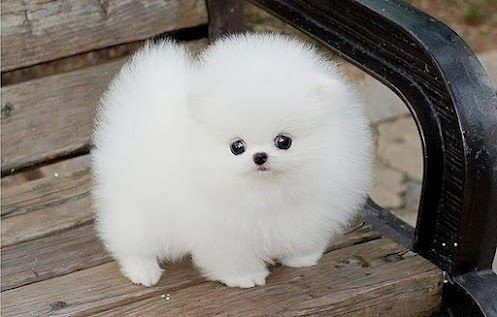
#> input picture OpenCV/images/dog.jpg, 497 x 317 px, found by its file name
$ python 06_image_resize.py
#> lines starting #> are read from the running program, lines starting #| are printed output that depends on the picture
import cv2

# 1. 이미지 읽기 (흑백으로 로드)
image = cv2.imread('OpenCV/images/dog.jpg')
#> image is the input picture: shape (317, 497, 3); mean B, G, R 123.1, 128.8, 134.5

# 1. 고정 크기로 조정 (가로 320, 세로 240)
dst_fixed = cv2.resize(image, (320, 240))
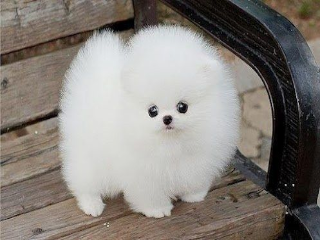
#> dst_fixed: shape (240, 320, 3); mean B, G, R 123, 128.7, 134.4

# 2. 비율로 조정 (가로 0.5배, 세로 0.5배)
dst_ratio = cv2.resize(image, None, fx=0.5, fy=0.5)
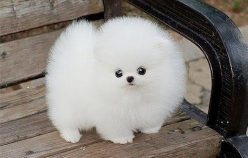
#> dst_ratio: shape (158, 248, 3); mean B, G, R 123.5, 129.1, 134.8

cv2.imshow("Fixed Resize", dst_fixed)
cv2.imshow("Ratio Resize", dst_ratio)
cv2.waitKey(0)
cv2.destroyAllWindows()

$ run again, with OpenCV/images/iu.jpg copied over OpenCV/images/dog.jpg
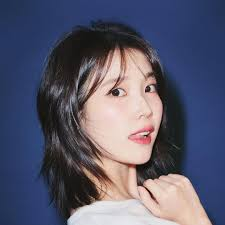
#> input picture OpenCV/images/iu.jpg, 225 x 225 px, found by its file name
#> image is the input picture: shape (225, 225, 3); mean B, G, R 108.1, 88.7, 88.8
#> `dst_fixed = cv2.resize(image, (320, 240))`:
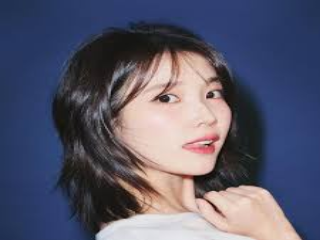
#> dst_fixed: shape (240, 320, 3); mean B, G, R 108, 88.6, 88.7
#> `dst_ratio = cv2.resize(image, None, fx=0.5, fy=0.5)`:
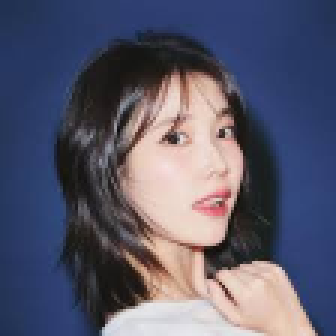
#> dst_ratio: shape (112, 112, 3) (shown 3 times larger); mean B, G, R 108, 88.6, 88.9
